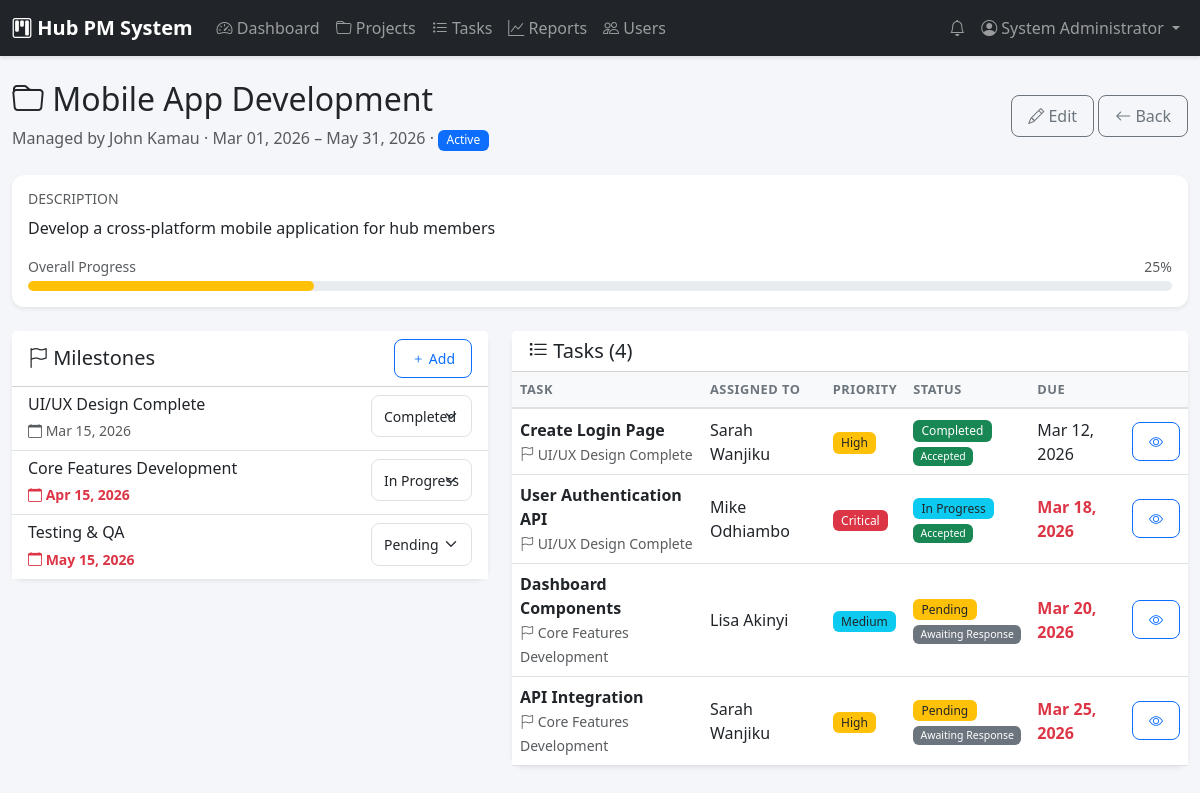
The app's page /project_detail.php?id=1 (signed in) with its own data.
### tables this page shows
CREATE TABLE projects (
    project_id INT PRIMARY KEY AUTO_INCREMENT,
    title VARCHAR(200) NOT NULL,
    description TEXT,
    start_date DATE NOT NULL,
    end_date DATE NOT NULL,
    manager_id INT NOT NULL,
    status ENUM('Planning', 'Active', 'On Hold', 'Completed', 'Cancelled') DEFAULT 'Planning',
    created_at TIMESTAMP DEFAULT CURRENT_TIMESTAMP,
    updated_at TIMESTAMP DEFAULT CURRENT_TIMESTAMP ON UPDATE CURRENT_TIMESTAMP,
    FOREIGN KEY (manager_id) REFERENCES users(user_id)
);

CREATE TABLE users (
    user_id INT PRIMARY KEY AUTO_INCREMENT,
    username VARCHAR(50) NOT NULL UNIQUE,
    email VARCHAR(100) NOT NULL UNIQUE,
    password_hash VARCHAR(255) NOT NULL,
    full_name VARCHAR(100) NOT NULL,
    role_id INT NOT NULL,
    is_active BOOLEAN DEFAULT TRUE,
    created_at TIMESTAMP DEFAULT CURRENT_TIMESTAMP,
    updated_at TIMESTAMP DEFAULT CURRENT_TIMESTAMP ON UPDATE CURRENT_TIMESTAMP,
    FOREIGN KEY (role_id) REFERENCES roles(role_id)
);

CREATE TABLE milestones (
    milestone_id INT PRIMARY KEY AUTO_INCREMENT,
    project_id INT NOT NULL,
    title VARCHAR(200) NOT NULL,
    description TEXT,
    due_date DATE NOT NULL,
    status ENUM('Pending', 'In Progress', 'Completed', 'Overdue') DEFAULT 'Pending',
    created_at TIMESTAMP DEFAULT CURRENT_TIMESTAMP,
    FOREIGN KEY (project_id) REFERENCES projects(project_id) ON DELETE CASCADE
);

CREATE TABLE tasks (
    task_id INT PRIMARY KEY AUTO_INCREMENT,
    project_id INT NOT NULL,
    milestone_id INT NULL,
    title VARCHAR(200) NOT NULL,
    description TEXT,
    status ENUM('Pending', 'In Progress', 'Completed', 'Blocked') DEFAULT 'Pending',
    assignment_status ENUM('Pending', 'Accepted', 'Rejected') NOT NULL DEFAULT 'Pending',
    assignment_responded_at TIMESTAMP NULL,
    rejection_reason TEXT NULL,
    priority ENUM('Low', 'Medium', 'High', 'Critical') DEFAULT 'Medium',
    assigned_to INT NULL,
    created_by INT NOT NULL,
    due_date DATE,
    completed_at TIMESTAMP NULL,
    created_at TIMESTAMP DEFAULT CURRENT_TIMESTAMP,
    updated_at TIMESTAMP DEFAULT CURRENT_TIMESTAMP ON UPDATE CURRENT_TIMESTAMP,
    FOREIGN KEY (project_id) REFERENCES projects(project_id) ON DELETE CASCADE,
    FOREIGN KEY (milestone_id) REFERENCES milestones(milestone_id) ON DELETE SET NULL,
    FOREIGN KEY (assigned_to) REFERENCES users(user_id) ON DELETE SET NULL,
    FOREIGN KEY (created_by) REFERENCES users(user_id)
);

### includes/auth.php (called while the page is built, shortened)
<?php
function hasAnyRole($roles) {
    return isset($_SESSION['role']) && in_array($_SESSION['role'], $roles);
}
?>

### project_detail.php (the view, shortened to what this page needs)
<?php
require_once 'includes/auth.php';
require_once 'includes/functions.php';
$database = new Database();
$db = $database->getConnection();
$canManage = hasAnyRole(['Administrator', 'Project Manager']);
$project_id = (int)($_GET['id'] ?? 0);
$query = "SELECT p.*, u.full_name as manager_name
          FROM projects p
          JOIN users u ON p.manager_id = u.user_id
          WHERE p.project_id = :project_id";
$stmt = $db->prepare($query);
$stmt->execute([':project_id' => $project_id]);
$project = $stmt->fetch();
$milestonesQuery = "SELECT * FROM milestones WHERE project_id = :project_id ORDER BY due_date ASC";
$milestonesStmt = $db->prepare($milestonesQuery);
$milestonesStmt->execute([':project_id' => $project_id]);
$milestones = $milestonesStmt->fetchAll();
$tasksQuery = "SELECT t.*, u.full_name as assignee_name, m.title as milestone_title
               FROM tasks t
               LEFT JOIN users u ON t.assigned_to = u.user_id
               LEFT JOIN milestones m ON t.milestone_id = m.milestone_id
               WHERE t.project_id = :project_id
               ORDER BY t.due_date ASC";
$tasksStmt = $db->prepare($tasksQuery);
$tasksStmt->execute([':project_id' => $project_id]);
$tasks = $tasksStmt->fetchAll();
$progress = calculateProjectProgress($project_id);
?>
<!DOCTYPE html>
<html lang="en">
<head>
    <link href="https://cdn.jsdelivr.net/npm/bootstrap@5.3.0/dist/css/bootstrap.min.css" rel="stylesheet">
    <link href="https://cdn.jsdelivr.net/npm/bootstrap-icons@1.10.0/font/bootstrap-icons.css" rel="stylesheet">
    <link href="assets/css/style.css" rel="stylesheet">
</head>
<body>
    <?php include 'includes/navbar.php'; ?>
    <div class="container-fluid py-4">
        <div class="d-flex justify-content-between align-items-center mb-4">
            <div>
                <h2><i class="bi bi-folder"></i> <?php echo escape($project['title']); ?></h2>
                <p class="text-muted mb-0">
                    Managed by <?php echo escape($project['manager_name']); ?> &middot;
                    <?php echo formatDate($project['start_date']); ?> &ndash; <?php echo formatDate($project['end_date']); ?>
                    &middot; <?php echo getStatusBadge($project['status']); ?>
                </p>
            </div>
            <div>
                <?php if ($canManage): ?>
                <a href="edit_project.php?id=<?php echo $project_id; ?>" class="btn btn-outline-secondary">
                    <i class="bi bi-pencil"></i> Edit
                </a>
                <?php endif; ?>
                <a href="projects.php" class="btn btn-outline-secondary">
                    <i class="bi bi-arrow-left"></i> Back
                </a>
            </div>
        </div>
        <div class="row g-4">
            <div class="col-12">
                <div class="card shadow-sm">
                    <div class="card-body">
                        <h6 class="text-muted text-uppercase small">Description</h6>
                        <p><?php echo nl2br(escape($project['description'] ?? '')) ?: '<span class="text-muted">No description provided.</span>'; ?></p>
                        <div class="d-flex justify-content-between small text-muted mb-1">
                            <span>Overall Progress</span>
                            <span><?php echo $progress; ?>%</span>
                        </div>
                        <div class="progress" style="height: 10px;">
                            <div class="progress-bar <?php echo getProgressColor($progress); ?>"
                                 style="width: <?php echo $progress; ?>%"></div>
                        </div>
                    </div>
                </div>
            </div>
            <div class="col-lg-5">
                <div class="card shadow-sm">
                    <div class="card-header bg-white d-flex justify-content-between align-items-center">
                        <h5 class="mb-0"><i class="bi bi-flag"></i> Milestones</h5>
                        <?php if ($canManage): ?>
                        <button class="btn btn-sm btn-outline-primary" data-bs-toggle="modal" data-bs-target="#addMilestoneModal">
                            <i class="bi bi-plus"></i> Add
                        </button>
                        <?php endif; ?>
                    </div>
                    <div class="card-body p-0">
                        <?php if (empty($milestones)): ?>
                            <p class="text-muted text-center py-4 mb-0">No milestones yet</p>
                        <?php else: ?>
                        <div class="list-group list-group-flush">
                            <?php foreach ($milestones as $milestone):
                                $mOverdue = strtotime($milestone['due_date']) < strtotime('today') && $milestone['status'] !== 'Completed';
                            ?>
                            <div class="list-group-item">
                                <div class="d-flex justify-content-between align-items-start">
                                    <div>
                                        <h6 class="mb-1"><?php echo escape($milestone['title']); ?></h6>
                                        <small class="<?php echo $mOverdue ? 'text-danger fw-bold' : 'text-muted'; ?>">
                                            <i class="bi bi-calendar"></i> <?php echo formatDate($milestone['due_date']); ?>
                                        </small>
                                    </div>
                                    <?php if ($canManage): ?>
                                    <form method="POST" class="d-inline">
                                        <select name="status" class="form-select form-select-sm" style="width: auto;"
                                                onchange="this.form.submit()">
                                            <?php foreach (['Pending', 'In Progress', 'Completed', 'Overdue'] as $status): ?>
                                            <option value="<?php echo $status; ?>" <?php echo $milestone['status'] === $status ? 'selected' : ''; ?>>
                                                <?php echo $status; ?>
                                            </option>
                                            <?php endforeach; ?>
                                        </select>
                                    </form>
                                    <?php else: ?>
                                    <?php echo getStatusBadge($milestone['status']); ?>
                                    <?php endif; ?>
                                </div>
                            </div>
                            <?php endforeach; ?>
                        </div>
                        <?php endif; ?>
                    </div>
                </div>
            </div>
            <div class="col-lg-7">
                <div class="card shadow-sm">
                    <div class="card-header bg-white">
                        <h5 class="mb-0"><i class="bi bi-list-task"></i> Tasks (<?php echo count($tasks); ?>)</h5>
                    </div>
                    <div class="table-responsive">
                        <table class="table table-hover mb-0">
                            <thead class="table-light">
                                <tr>
                                    <th>Task</th>
                                    <th>Assigned To</th>
                                    <th>Priority</th>
                                    <th>Status</th>
                                    <th>Due</th>
                                    <th></th>
                                </tr>
                            </thead>
                            <tbody>
                                <?php if (empty($tasks)): ?>
                                <tr>
                                    <td colspan="6" class="text-center py-4 text-muted">No tasks in this project yet</td>
                                </tr>
                                <?php else: ?>
                                    <?php foreach ($tasks as $task):
                                        $tOverdue = $task['due_date'] && strtotime($task['due_date']) < strtotime('today') && $task['status'] !== 'Completed';
                                    ?>
                                    <tr>
                                        <td>
                                            <strong><?php echo escape($task['title']); ?></strong>
                                            <?php if ($task['milestone_title']): ?>
                                            <br><small class="text-muted"><i class="bi bi-flag"></i> <?php echo escape($task['milestone_title']); ?></small>
                                            <?php endif; ?>
                                        </td>
                                        <td><?php echo escape($task['assignee_name'] ?? 'Unassigned'); ?></td>
                                        <td><?php echo getPriorityBadge($task['priority']); ?></td>
                                        <td>
                                            <?php echo getStatusBadge($task['status']); ?>
                                            <br><small><?php echo getAssignmentBadge($task['assignment_status'] ?? ASSIGNMENT_PENDING); ?></small>
                                        </td>
                                        <td class="<?php echo $tOverdue ? 'text-danger fw-bold' : ''; ?>">
                                            <?php echo formatDate($task['due_date']); ?>
                                        </td>
                                        <td>
                                            <a href="task_detail.php?id=<?php echo $task['task_id']; ?>" class="btn btn-sm btn-outline-primary">
                                                <i class="bi bi-eye"></i>
                                            </a>
                                        </td>
                                    </tr>
                                    <?php endforeach; ?>
                                <?php endif; ?>
                            </tbody>
                        </table>
                    </div>
                </div>
            </div>
        </div>
    </div>
</body>
</html>

### includes/functions.php (shortened to what this page needs)
<?php
function escape($string) {
    return htmlspecialchars($string ?? '', ENT_QUOTES, 'UTF-8');
}
function formatDate($date, $format = 'M d, Y') {
    return date($format, strtotime($date));
}
function getStatusBadge($status) {
    $classes = [
        'Pending' => 'bg-warning text-dark',
        'In Progress' => 'bg-info text-dark',
        'Completed' => 'bg-success',
        'Blocked' => 'bg-danger',
        'Planning' => 'bg-secondary',
        'Active' => 'bg-primary',
        'On Hold' => 'bg-warning text-dark',
        'Cancelled' => 'bg-dark',
        'Overdue' => 'bg-danger'
    ];
    $class = $classes[$status] ?? 'bg-secondary';
    return '<span class="badge ' . $class . '">' . escape($status) . '</span>';
}
function getPriorityBadge($priority) {
    $classes = [
        'Low' => 'bg-success',
        'Medium' => 'bg-info text-dark',
        'High' => 'bg-warning text-dark',
        'Critical' => 'bg-danger'
    ];
    $class = $classes[$priority] ?? 'bg-secondary';
    return '<span class="badge ' . $class . '">' . escape($priority) . '</span>';
}
function getAssignmentBadge($status) {
    $labels = [
        ASSIGNMENT_PENDING => 'Awaiting Response',
        ASSIGNMENT_ACCEPTED => 'Accepted',
        ASSIGNMENT_REJECTED => 'Rejected'
    ];
    $classes = [
        ASSIGNMENT_PENDING => 'bg-secondary',
        ASSIGNMENT_ACCEPTED => 'bg-success',
        ASSIGNMENT_REJECTED => 'bg-danger'
    ];
    $label = $labels[$status] ?? 'Awaiting Response';
    $class = $classes[$status] ?? 'bg-secondary';
    return '<span class="badge ' . $class . '">' . escape($label) . '</span>';
}
function getProgressColor($percentage) {
    if ($percentage >= 25) return 'bg-warning';
    return 'bg-danger';
}
function calculateProjectProgress($projectId) {
    $database = new Database();
    $db = $database->getConnection();
    $query = "SELECT
                COUNT(*) as total_tasks,
                SUM(CASE WHEN status = 'Completed' THEN 1 ELSE 0 END) as completed_tasks
              FROM tasks
              WHERE project_id = :project_id";
    $stmt = $db->prepare($query);
    $stmt->bindParam(':project_id', $projectId);
    $stmt->execute();
    $result = $stmt->fetch();
    return round(($result['completed_tasks'] / $result['total_tasks']) * 100);
}
?>

### assets/css/style.css (style rules this page uses)
:root { --primary-color: #1a1a2e; --secondary-color: #16213e; --accent-color: #0f3460; --success-color: #28a745; --warning-color: #ffc107; --danger-color: #dc3545; --info-color: #17a2b8; }
body { font-family: 'Segoe UI', Tahoma, Geneva, Verdana, sans-serif; background-color: #f4f6f9; min-height: 100vh; }
.card { border: none; border-radius: 12px; transition: transform 0.2s, box-shadow 0.2s; }
.progress { border-radius: 10px; background-color: #e9ecef; }
.progress-bar { border-radius: 10px; transition: width 0.5s ease; }
.badge { font-weight: 500; padding: 0.4em 0.7em; border-radius: 6px; }
.table { margin-bottom: 0; }
.table th { font-weight: 600; text-transform: uppercase; font-size: 0.8rem; letter-spacing: 0.5px; color: #6c757d; border-bottom: 2px solid #dee2e6; }
.table td { vertical-align: middle; }
.btn { border-radius: 8px; font-weight: 500; padding: 0.5rem 1rem; transition: all 0.2s; }
.form-control, .form-select { border-radius: 8px; padding: 0.6rem 0.75rem; border: 1px solid #dee2e6; transition: border-color 0.2s, box-shadow 0.2s; }

### records on screen
projects: title "Mobile App Development", manager.full_name "John Kamau", start_date "Mar 01, 2026", end_date "May 31, 2026", status "Active", description "Develop a cross-platform mobile application for hub members"
milestones: title "UI/UX Design Complete", due_date "Mar 15, 2026", status "Completed"
milestones: title "Core Features Development", due_date "Apr 15, 2026", status "In Progress"
milestones: title "Testing & QA", due_date "May 15, 2026", status "Pending"
tasks: title "Create Login Page", milestone.title "UI/UX Design Complete", assigned_to.full_name "Sarah Wanjiku", priority "High", status "Completed", assignment_status "Accepted", due_date "Mar 12, 2026"
tasks: title "User Authentication API", milestone.title "UI/UX Design Complete", assigned_to.full_name "Mike Odhiambo", priority "Critical", status "In Progress", assignment_status "Accepted", due_date "Mar 18, 2026"
tasks: title "Dashboard Components", milestone.title "Core Features Development", assigned_to.full_name "Lisa Akinyi", priority "Medium", status "Pending", assignment_status "Awaiting Response", due_date "Mar 20, 2026"
tasks: title "API Integration", milestone.title "Core Features Development", assigned_to.full_name "Sarah Wanjiku", priority "High", status "Pending", assignment_status "Awaiting Response", due_date "Mar 25, 2026"

### other values on screen
APP_NAME "Hub PM System"
$_SESSION['full_name'] "System Administrator"
$progress "25"
count($tasks) "4"
